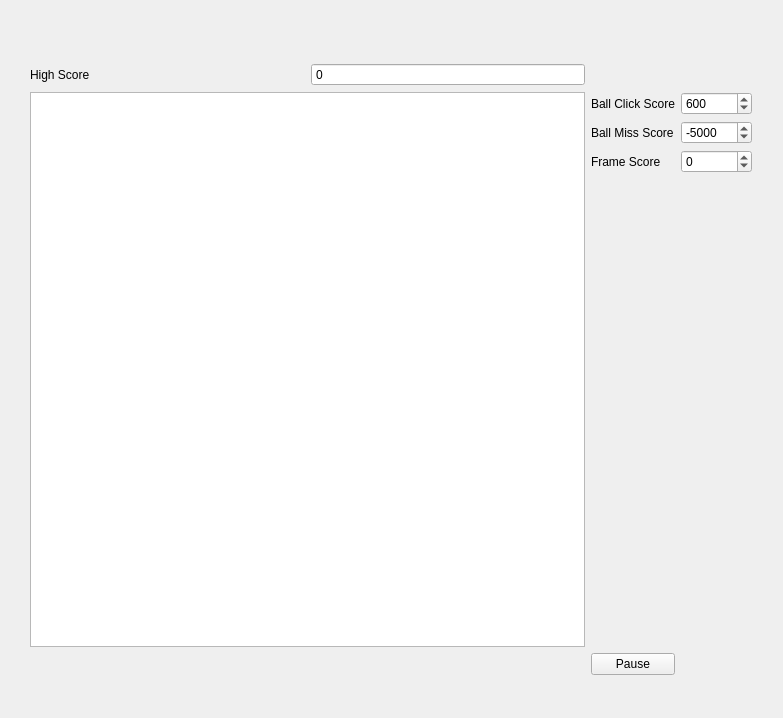
<?xml version="1.0" encoding="UTF-8"?>
<ui version="4.0">
 <class>MainWindow</class>
 <widget class="QMainWindow" name="MainWindow">
  <property name="geometry">
   <rect>
    <x>0</x>
    <y>0</y>
    <width>783</width>
    <height>718</height>
   </rect>
  </property>
  <property name="windowTitle">
   <string>Click The Ball</string>
  </property>
  <widget class="QWidget" name="centralwidget">
   <layout class="QGridLayout" name="gridLayout">
    <item row="8" column="2">
     <spacer name="verticalSpacer">
      <property name="orientation">
       <enum>Qt::Vertical</enum>
      </property>
      <property name="sizeHint" stdset="0">
       <size>
        <width>20</width>
        <height>40</height>
       </size>
      </property>
     </spacer>
    </item>
    <item row="4" column="5">
     <spacer name="horizontalSpacer_2">
      <property name="orientation">
       <enum>Qt::Horizontal</enum>
      </property>
      <property name="sizeHint" stdset="0">
       <size>
        <width>40</width>
        <height>20</height>
       </size>
      </property>
     </spacer>
    </item>
    <item row="2" column="1">
     <widget class="QLabel" name="label_4">
      <property name="text">
       <string>High Score</string>
      </property>
     </widget>
    </item>
    <item row="0" column="2">
     <spacer name="verticalSpacer_2">
      <property name="orientation">
       <enum>Qt::Vertical</enum>
      </property>
      <property name="sizeHint" stdset="0">
       <size>
        <width>20</width>
        <height>40</height>
       </size>
      </property>
     </spacer>
    </item>
    <item row="1" column="0">
     <spacer name="horizontalSpacer">
      <property name="orientation">
       <enum>Qt::Horizontal</enum>
      </property>
      <property name="sizeHint" stdset="0">
       <size>
        <width>40</width>
        <height>20</height>
       </size>
      </property>
     </spacer>
    </item>
    <item row="4" column="4">
     <widget class="QSpinBox" name="sbMiss">
      <property name="minimum">
       <number>-999999999</number>
      </property>
      <property name="maximum">
       <number>999999999</number>
      </property>
      <property name="value">
       <number>-5000</number>
      </property>
     </widget>
    </item>
    <item row="2" column="2">
     <widget class="QSpinBox" name="sbScore">
      <property name="readOnly">
       <bool>true</bool>
      </property>
      <property name="buttonSymbols">
       <enum>QAbstractSpinBox::NoButtons</enum>
      </property>
      <property name="keyboardTracking">
       <bool>false</bool>
      </property>
      <property name="minimum">
       <number>-999999999</number>
      </property>
      <property name="maximum">
       <number>999999999</number>
      </property>
     </widget>
    </item>
    <item row="4" column="3">
     <widget class="QLabel" name="label_2">
      <property name="text">
       <string>Ball Miss Score</string>
      </property>
     </widget>
    </item>
    <item row="5" column="4">
     <widget class="QSpinBox" name="sbFrame">
      <property name="minimum">
       <number>-999999999</number>
      </property>
      <property name="maximum">
       <number>999999999</number>
      </property>
      <property name="value">
       <number>0</number>
      </property>
     </widget>
    </item>
    <item row="5" column="3">
     <widget class="QLabel" name="label_3">
      <property name="text">
       <string>Frame Score</string>
      </property>
     </widget>
    </item>
    <item row="3" column="4">
     <widget class="QSpinBox" name="sbClick">
      <property name="minimum">
       <number>-999999999</number>
      </property>
      <property name="maximum">
       <number>999999999</number>
      </property>
      <property name="value">
       <number>600</number>
      </property>
     </widget>
    </item>
    <item row="7" column="3">
     <widget class="QPushButton" name="pushButton">
      <property name="text">
       <string>Pause</string>
      </property>
      <property name="checkable">
       <bool>true</bool>
      </property>
     </widget>
    </item>
    <item row="3" column="3">
     <widget class="QLabel" name="label">
      <property name="text">
       <string>Ball Click Score</string>
      </property>
     </widget>
    </item>
    <item row="6" column="3">
     <spacer name="verticalSpacer_3">
      <property name="orientation">
       <enum>Qt::Vertical</enum>
      </property>
      <property name="sizeHint" stdset="0">
       <size>
        <width>20</width>
        <height>40</height>
       </size>
      </property>
     </spacer>
    </item>
    <item row="3" column="1" rowspan="4" colspan="2">
     <widget class="QGraphicsView" name="graphicsView">
      <property name="minimumSize">
       <size>
        <width>555</width>
        <height>555</height>
       </size>
      </property>
      <property name="maximumSize">
       <size>
        <width>16777215</width>
        <height>16777215</height>
       </size>
      </property>
     </widget>
    </item>
   </layout>
  </widget>
  <action name="actionBall_Score">
   <property name="text">
    <string>Set Ball Click Score</string>
   </property>
  </action>
  <action name="actionSet_Ball_Miss_Score">
   <property name="text">
    <string>Set Ball Miss Score</string>
   </property>
  </action>
  <action name="actionSet_Frame_Score">
   <property name="text">
    <string>Set Frame Score</string>
   </property>
  </action>
 </widget>
 <resources/>
 <connections/>
</ui>
